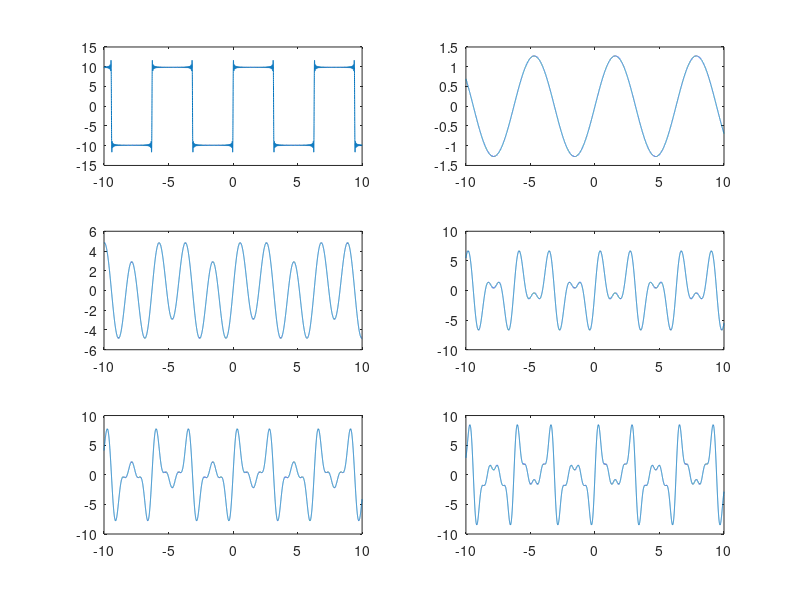
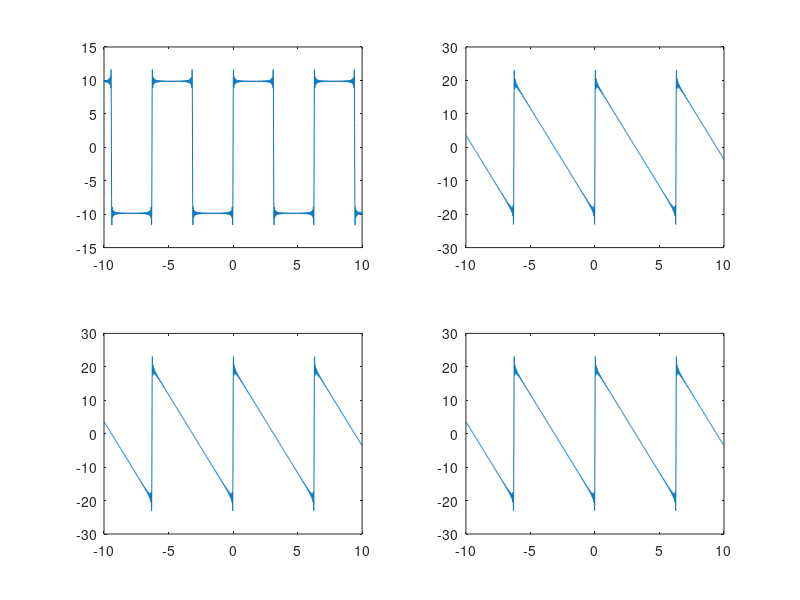

The MATLAB script that drew these images, in order:
%% Aula 25/05

% Aluno: Arthur Cadore M. B. 

%% Formatação base: 

close all
clear all
clc

t=-10:0.001:10;
w0=1;
a=1;

%% 

h=a*square(t);

h1 = ((-2/pi)*cos(pi)+(2/pi))*sin(t);

h3 = ((-2/3*pi)*cos(3*pi)+(2/3*pi))*sin(3.*t);

h5 = ((-2/5*pi)*cos(5*pi)+(2/5*pi))*sin(5.*t);

h7 = ((-2/7*pi)*cos(7*pi)+(2/7*pi))*sin(7.*t);

h9 = ((-2/9*pi)*cos(9*pi)+(2/9*pi))*sin(9.*t);


hr1= h1;

hr2= h1+h3;

hr3= h1+h3+h5;

hr4= h1+h3+h5+h7;

hr5= h1+h3+h5+h7+h9;


s = 100;

htot=0;
htot1=0;
htot2=0;
htot3=0;
for c = 1:s
    
    hf0 = ((-2/c*pi)*cos(c*pi)+(2/c*pi))*sin(c.*t);
   
    hf1 = ((-2/c*pi)*cos(pi)+(2/c*pi))*sin(c.*t);
    
    hf2 = ((-2/pi)*cos(pi)+(2/pi))*sin(c.*t);
    
    hf3 = ((-2/c*pi)*cos(c*pi)+(2/pi))*sin(c.*t);
    
    
    %figure(c)
    %plot(t,hf);
    htot=hf0+htot;
    htot1=hf1+htot1;
    htot2=hf2+htot2;
    htot3=hf3+htot3;
        
end
      
%% Plot: 

figure(1)
subplot(3,2,1);
plot(t,htot);
hold;

subplot(3,2,2);
plot(t,hr1);
axis([-10 10 -1.5 1.5])
hold

subplot(3,2,3);
plot(t,hr2);
hold

subplot(3,2,4);
plot(t,hr3);
hold

subplot(3,2,5);
plot(t,hr4);
hold

subplot(3,2,6);
plot(t,hr5);
hold

%%

%figure(2)
%plot(t,h1);
%hold on
%plot(t,h3);
%hold on
%plot(t,h5);

% teste

figure(3)
subplot(2,2,1);
plot(t,htot);
hold;

subplot(2,2,2);
plot(t,htot1);
hold;

subplot(2,2,3);
plot(t,htot1);
hold;

subplot(2,2,4);
plot(t,htot1);
hold;
